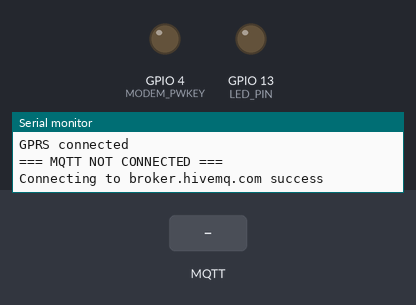
A program run on a simulated Seeed XIAO ESP32-S3. Parts: output pins drawn as LEDs (lit = HIGH), the last lines printed to the serial monitor. Inputs (shaded band) come from the test bench. No MQTT or app messages arrive unless stated.

Above: at 16.2 s.
16.3 s: MQTT message "1" arrives on the first subscribed topic
At 17.1 s:
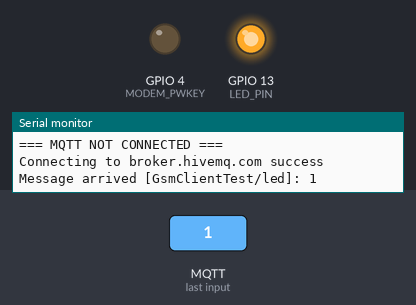
17.8 s: MQTT message "0" arrives on the first subscribed topic
At 18.3 s:
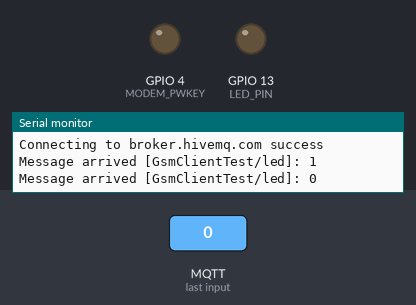
19.3 s: MQTT message "2" arrives on the first subscribed topic
At 20.6 s:
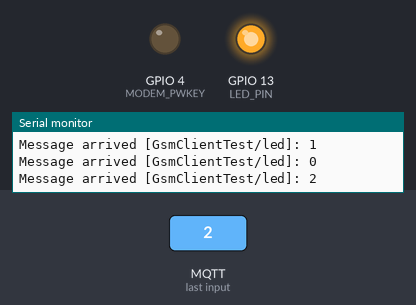
Timing chart, 0 to 22.3 s (numbered marks = the images above; inputs shaded):
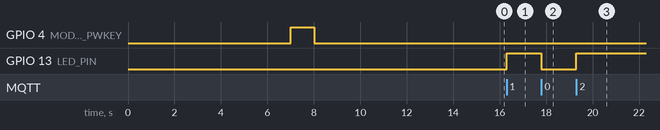

The program:

main.cpp
```cpp
#include <Arduino.h>

#define TINY_GSM_MODEM_SIM7600

#define MODEM_RST            5
#define MODEM_PWKEY          4
#define MODEM_TX             27
#define MODEM_RX             26

#define I2C_SDA              21
#define I2C_SCL              22

// Set serial for debug console (to the Serial Monitor, default speed 115200)
#define SerialMon Serial

// Set serial for AT commands (to the module)


// or Software Serial on Uno, Nano

#include <SoftwareSerial.h>
EspSoftwareSerial::UART SerialAT;  // RX, TX


// See all AT commands, if wanted
// #define DUMP_AT_COMMANDS

// Define the serial console for debug prints, if needed
#define TINY_GSM_DEBUG SerialMon

// Range to attempt to autobaud
// NOTE:  DO NOT AUTOBAUD in production code.  Once you've established
// communication, set a fixed baud rate using modem.setBaud(#).
#define GSM_AUTOBAUD_MIN 9600
#define GSM_AUTOBAUD_MAX 115200

// Add a reception delay, if needed.
// This may be needed for a fast processor at a slow baud rate.
// #define TINY_GSM_YIELD() { delay(2); }

// Define how you're planning to connect to the internet.
// This is only needed for this example, not in other code.
#define TINY_GSM_USE_GPRS true
#define TINY_GSM_USE_WIFI false

// set GSM PIN, if any
#define GSM_PIN ""

// Your GPRS credentials, if any
const char apn[]      = "";
const char gprsUser[] = "";
const char gprsPass[] = "";

// Your WiFi connection credentials, if applicable
const char wifiSSID[] = "YourSSID";
const char wifiPass[] = "YourWiFiPass";

// MQTT details
const char* broker = "broker.hivemq.com";

const char* topicLed       = "GsmClientTest/led";
const char* topicInit      = "GsmClientTest/init";
const char* topicLedStatus = "GsmClientTest/ledStatus";

#include <TinyGsmClient.h>
#include <PubSubClient.h>

// Just in case someone defined the wrong thing..
#if TINY_GSM_USE_GPRS && not defined TINY_GSM_MODEM_HAS_GPRS
#undef TINY_GSM_USE_GPRS
#undef TINY_GSM_USE_WIFI
#define TINY_GSM_USE_GPRS false
#define TINY_GSM_USE_WIFI true
#endif
#if TINY_GSM_USE_WIFI && not defined TINY_GSM_MODEM_HAS_WIFI
#undef TINY_GSM_USE_GPRS
#undef TINY_GSM_USE_WIFI
#define TINY_GSM_USE_GPRS true
#define TINY_GSM_USE_WIFI false
#endif

#ifdef DUMP_AT_COMMANDS
#include <StreamDebugger.h>
StreamDebugger debugger(SerialAT, SerialMon);
TinyGsm        modem(debugger);
#else
TinyGsm        modem(SerialAT);
#endif
TinyGsmClient client(modem);
PubSubClient  mqtt(client);

#define LED_PIN 13
int ledStatus = LOW;

uint32_t lastReconnectAttempt = 0;

void mqttCallback(char* topic, byte* payload, unsigned int len) {
  SerialMon.print("Message arrived [");
  SerialMon.print(topic);
  SerialMon.print("]: ");
  SerialMon.write(payload, len);
  SerialMon.println();

  // Only proceed if incoming message's topic matches
  if (String(topic) == topicLed) {
    ledStatus = !ledStatus;
    digitalWrite(LED_PIN, ledStatus);
    mqtt.publish(topicLedStatus, ledStatus ? "1" : "0");
  }
}

boolean mqttConnect() {
  SerialMon.print("Connecting to ");
  SerialMon.print(broker);

  // Connect to MQTT Broker
  boolean status = mqtt.connect("GsmClientTest");

  // Or, if you want to authenticate MQTT:
  // boolean status = mqtt.connect("GsmClientName", "mqtt_user", "mqtt_pass");

  if (status == false) {
    SerialMon.println(" fail");
    return false;
  }
  SerialMon.println(" success");
  mqtt.publish(topicInit, "GsmClientTest started");
  mqtt.subscribe(topicLed);
  return mqtt.connected();
}


void setup() {
  // Set console baud rate
  SerialMon.begin(115200);
  delay(10);
  SerialAT.begin(115200, SWSERIAL_8N1, MODEM_TX, MODEM_RX, false);
  if (!SerialAT) { // If the object did not initialize, then its configuration is invalid
    Serial.println("Invalid EspSoftwareSerial pin configuration, check config");
    while (1) { // Don't continue with invalid configuration
      delay (1000);
    }
  }
  SerialMon.println("Wait...");
  delay(6000);
  pinMode(LED_PIN, OUTPUT);
  pinMode(MODEM_PWKEY, OUTPUT);
  pinMode(MODEM_RST, OUTPUT);
  // pinMode(MODEM_POWER_ON, OUTPUT);
  digitalWrite(MODEM_PWKEY, LOW);
  digitalWrite(MODEM_RST, LOW);
  delay(1000);
  // digitalWrite(MODEM_POWER_ON, HIGH);
  digitalWrite(MODEM_PWKEY, HIGH);
    delay(1000);
    digitalWrite(MODEM_PWKEY, LOW);
    delay(1000);
    // digitalWrite(MODEM_PWKEY, HIGH);

  // // Restart takes quite some time
  // // To skip it, call init() instead of restart()
  // SerialMon.println("Initializing modem...");
  // if (!modem.init()) {
  //   SerialMon.println("Failed to restart modem, delaying 10s and retrying");
  //   return;
  // }
  SerialMon.println("Initializing modem...");
  if (!modem.restart()) {
    SerialMon.println("Failed to restart modem, delaying 10s and retrying");
    return;
  }
  // modem.restart();
  // modem.init();
  delay(6000);
  String modemInfo = modem.getModemInfo();
  SerialMon.print("Modem Info: ");
  SerialMon.println(modemInfo);

#if TINY_GSM_USE_GPRS
  // Unlock your SIM card with a PIN if needed
  if (GSM_PIN && modem.getSimStatus() != 3) { modem.simUnlock(GSM_PIN); }
#endif

#if TINY_GSM_USE_WIFI
  // Wifi connection parameters must be set before waiting for the network
  SerialMon.print(F("Setting SSID/password..."));
  if (!modem.networkConnect(wifiSSID, wifiPass)) {
    SerialMon.println(" fail");
    delay(10000);
    return;
  }
  SerialMon.println(" success");
#endif

#if TINY_GSM_USE_GPRS && defined TINY_GSM_MODEM_XBEE
  // The XBee must run the gprsConnect function BEFORE waiting for network!
  modem.gprsConnect(apn, gprsUser, gprsPass);
#endif

  SerialMon.print("Waiting for network...");
  if (!modem.waitForNetwork()) {
    SerialMon.println(" fail");
    delay(10000);
    return;
  }
  SerialMon.println(" success");

  if (modem.isNetworkConnected()) { SerialMon.println("Network connected"); }

#if TINY_GSM_USE_GPRS
  // GPRS connection parameters are usually set after network registration
  SerialMon.print(F("Connecting to "));
  SerialMon.print(apn);
  if (!modem.gprsConnect(apn, gprsUser, gprsPass)) {
    SerialMon.println(" fail");
    delay(10000);
    return;
  }
  SerialMon.println(" success");

  if (modem.isGprsConnected()) { SerialMon.println("GPRS connected"); }
#endif

  // MQTT Broker setup
  mqtt.setServer(broker, 1883);
  mqtt.setCallback(mqttCallback);
}

void loop() {
  // Make sure we're still registered on the network
  if (!modem.isNetworkConnected()) {
    SerialMon.println("Network disconnected");
    if (!modem.waitForNetwork(180000L, true)) {
      SerialMon.println(" fail");
      delay(10000);
      return;
    }
    if (modem.isNetworkConnected()) {
      SerialMon.println("Network re-connected");
    }

#if TINY_GSM_USE_GPRS
    // and make sure GPRS/EPS is still connected
    if (!modem.isGprsConnected()) {
      SerialMon.println("GPRS disconnected!");
      SerialMon.print(F("Connecting to "));
      SerialMon.print(apn);
      if (!modem.gprsConnect(apn, gprsUser, gprsPass)) {
        SerialMon.println(" fail");
        delay(10000);
        return;
      }
      if (modem.isGprsConnected()) { SerialMon.println("GPRS reconnected"); }
    }
#endif
  }

  if (!mqtt.connected()) {
    SerialMon.println("=== MQTT NOT CONNECTED ===");
    // Reconnect every 10 seconds
    uint32_t t = millis();
    if (t - lastReconnectAttempt > 10000L) {
      lastReconnectAttempt = t;
      if (mqttConnect()) { lastReconnectAttempt = 0; }
    }
    delay(100);
    return;
  }

  mqtt.loop();
}
```

Measured:
- after the input at 16.3 s, GPIO 13 (LED_PIN): LOW → HIGH at once
- after the input at 17.8 s, GPIO 13 (LED_PIN): HIGH → LOW at once
- after the input at 19.3 s, GPIO 13 (LED_PIN): LOW → HIGH at once
